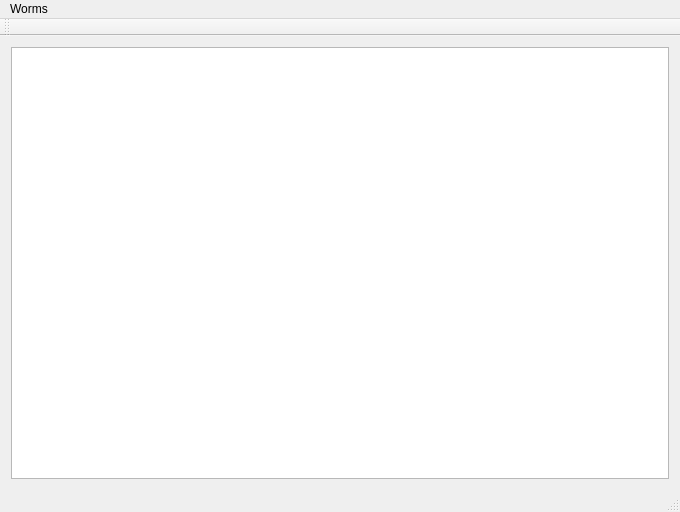
<?xml version="1.0" encoding="UTF-8"?>
<ui version="4.0">
 <class>MainWindow</class>
 <widget class="QMainWindow" name="MainWindow">
  <property name="geometry">
   <rect>
    <x>0</x>
    <y>0</y>
    <width>680</width>
    <height>512</height>
   </rect>
  </property>
  <property name="windowTitle">
   <string>MainWindow</string>
  </property>
  <widget class="QWidget" name="centralWidget">
   <layout class="QVBoxLayout" name="verticalLayout">
    <item>
     <widget class="QGraphicsView" name="graphicsView"/>
    </item>
   </layout>
  </widget>
  <widget class="QMenuBar" name="menuBar">
   <property name="geometry">
    <rect>
     <x>0</x>
     <y>0</y>
     <width>680</width>
     <height>22</height>
    </rect>
   </property>
   <widget class="QMenu" name="menuWorms">
    <property name="title">
     <string>Worms</string>
    </property>
   </widget>
   <addaction name="menuWorms"/>
  </widget>
  <widget class="QToolBar" name="mainToolBar">
   <attribute name="toolBarArea">
    <enum>TopToolBarArea</enum>
   </attribute>
   <attribute name="toolBarBreak">
    <bool>false</bool>
   </attribute>
  </widget>
  <widget class="QStatusBar" name="statusBar"/>
 </widget>
 <layoutdefault spacing="6" margin="11"/>
 <resources/>
 <connections/>
</ui>
